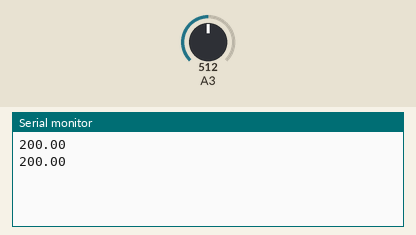
Simulated run of this sketch. Board: Arduino Uno, built with avr-gcc and run on an emulated ATmega328P. Shown: the last lines printed to the serial monitor. The inputs (shaded band) are chosen by the test bench; at power-on: A3 = 512.

Above: at 1.8 s.
1.9 s: A3 set to 716
At 2.5 s:
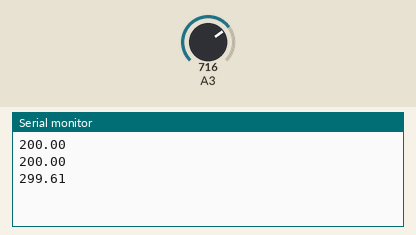
3.4 s: A3 set to 900
At 4.8 s:
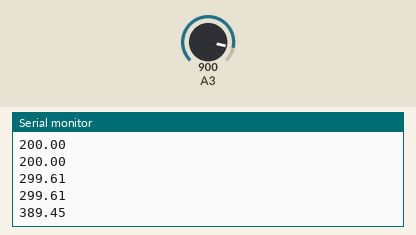
Timing chart, 0 to 6.4 s (numbered marks = the images above; inputs shaded):
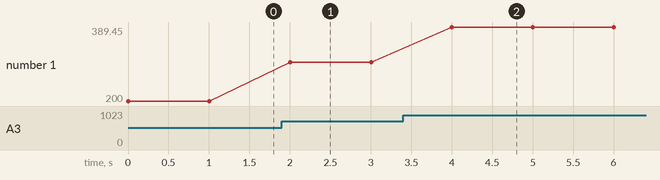

Measured:
- after the input at 1.9 s, the serial monitor: prints a new line after 0.10 s (image 1)
- after the input at 3.4 s, the serial monitor: prints a new line after 0.60 s (image 2)
- plotted number 1: 200 → 299.61 after the input at 1.9 s, 299.61 → 389.45 after the input at 3.4 s

The sketch:

arduinoSensor.ino
```cpp
void setup() {
  Serial.begin(9600); //Open serial connection
}

void loop() {

  int sensorVal = analogRead(A3); //Read value from analog ping A3
  float voltage = (sensorVal/1024.0) * 5.0; //Calculate voltage
  float temperature = (voltage - 0.5) * 100; //Calculate temperature
  Serial.println(temperature); // Write temperature to serial connection
  delay(1000); // Wait for 100 ms
}
```
